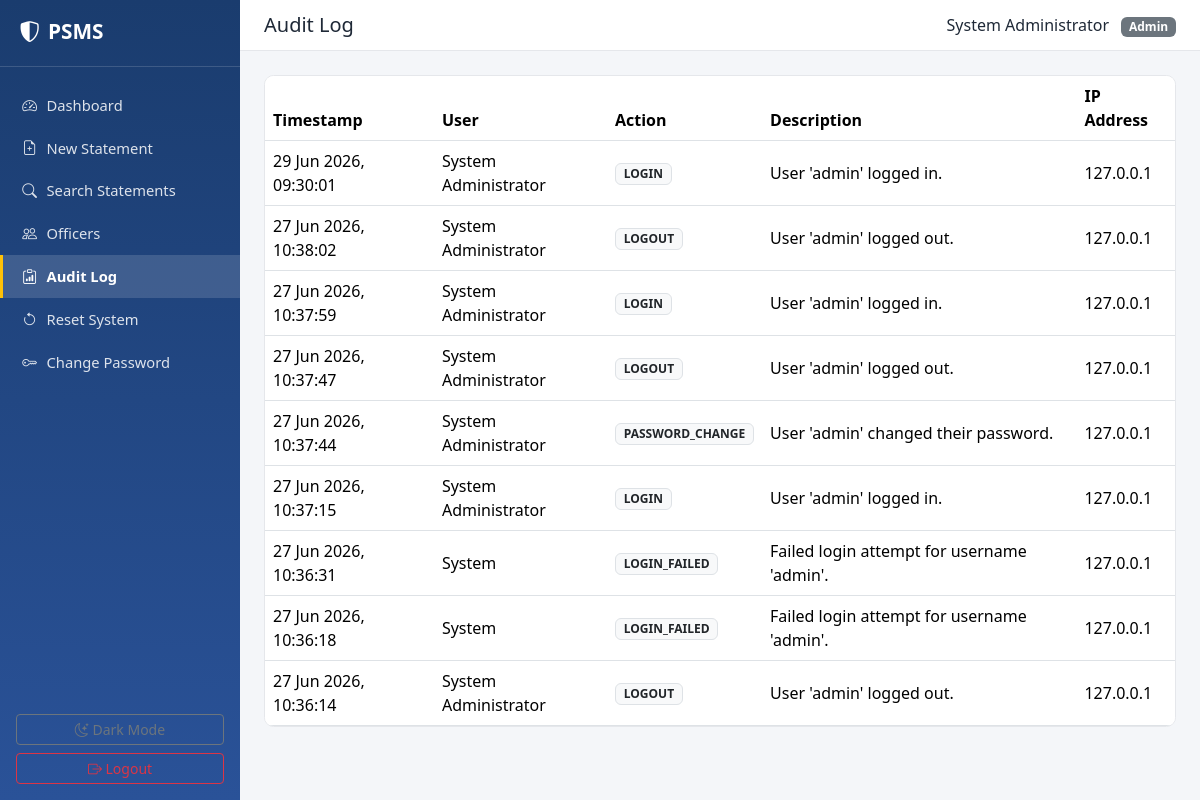
The app's page /audit-log (signed in) with its own data.
### models.py (models this page shows, shortened)
class User(UserMixin, db.Model):
    __tablename__ = "users"
    id = db.Column(db.Integer, primary_key=True)
    username = db.Column(db.String(64), unique=True, nullable=False, index=True)
    password_hash = db.Column(db.String(255), nullable=False)
    full_name = db.Column(db.String(120), nullable=False)
    rank = db.Column(db.String(64), nullable=True)
    officer_id = db.Column(db.String(32), unique=True, nullable=True)
    role = db.Column(db.String(20), nullable=False, default="officer")  # 'officer' or 'admin'
    is_active_account = db.Column(db.Boolean, default=True, nullable=False)
    created_at = db.Column(db.DateTime, default=datetime.utcnow)
    statements = db.relationship("Statement", backref="officer", lazy="dynamic")
    audit_logs = db.relationship("AuditLog", backref="user", lazy="dynamic")
    @property
    def is_active(self):
        return self.is_active_account
    def is_admin(self):
        return self.role == "admin"

class AuditLog(db.Model):
    __tablename__ = "audit_logs"
    id = db.Column(db.Integer, primary_key=True)
    user_id = db.Column(db.Integer, db.ForeignKey("users.id"), nullable=True)
    action = db.Column(db.String(64), nullable=False)  # e.g. CREATE_STATEMENT, LOGIN, DELETE_STATEMENT
    description = db.Column(db.String(255), nullable=True)
    ip_address = db.Column(db.String(64), nullable=True)
    timestamp = db.Column(db.DateTime, default=datetime.utcnow)

### routes/audit.py (the view)
@audit_bp.route("/audit-log")
@login_required
@admin_required
def audit_log():
    page = request.args.get("page", 1, type=int)
    pagination = (
        AuditLog.query.order_by(AuditLog.timestamp.desc()).paginate(page=page, per_page=25, error_out=False)
    )
    return render_template("audit_log.html", pagination=pagination, logs=pagination.items)

### app.py (called while the page is built)
@login_manager.user_loader
def load_user(user_id):
    return User.query.get(int(user_id))

### utils.py (called while the page is built)
def admin_required(view_func):
    @wraps(view_func)
    def wrapped(*args, **kwargs):
        if not current_user.is_authenticated or not current_user.is_admin():
            abort(403)
        return view_func(*args, **kwargs)
    return wrapped

### templates/audit_log.html (shortened to what this page needs)
{% extends "base.html" %}
{% block page_title %}Audit Log{% endblock %}
{% block content %}
<div class="panel">
    <div class="table-responsive">
        <table class="table table-hover align-middle mb-0">
            <thead>
                <tr>
                    <th>Timestamp</th>
                    <th>User</th>
                    <th>Action</th>
                    <th>Description</th>
                    <th>IP Address</th>
                </tr>
            </thead>
            <tbody>
                {% for log in logs %}
                <tr>
                    <td>{{ log.timestamp.strftime('%d %b %Y, %H:%M:%S') }}</td>
                    <td>{{ log.user.full_name if log.user else "System" }}</td>
                    <td><span class="badge text-bg-light text-dark border">{{ log.action }}</span></td>
                    <td>{{ log.description }}</td>
                    <td>{{ log.ip_address or "-" }}</td>
                </tr>
                {% else %}
                <tr><td colspan="5" class="text-center text-muted py-4">No audit records yet.</td></tr>
                {% endfor %}
            </tbody>
        </table>
    </div>
</div>
{% endblock %}

### templates/base.html (shortened to what this page needs)
<!DOCTYPE html>
<html lang="en" data-bs-theme="light">
<head>
<link href="https://cdn.jsdelivr.net/npm/bootstrap@5.3.3/dist/css/bootstrap.min.css" rel="stylesheet">
<link href="https://cdn.jsdelivr.net/npm/bootstrap-icons@1.11.3/font/bootstrap-icons.css" rel="stylesheet">
<link href="{{ url_for('static', filename='css/style.css') }}" rel="stylesheet">
</head>
<body class="{% if not current_user.is_authenticated %}guest-page{% endif %}">
{% if current_user.is_authenticated %}
<div class="app-shell">
    <nav class="sidebar" id="sidebar">
        <div class="sidebar-brand">
            <i class="bi bi-shield-shaded"></i>
            <span>PSMS</span>
        </div>
        <ul class="sidebar-nav">
            <li><a href="{{ url_for('dashboard.index') }}" class="{{ 'active' if request.endpoint=='dashboard.index' }}"><i class="bi bi-speedometer2"></i> Dashboard</a></li>
            <li><a href="{{ url_for('statements.add_statement') }}" class="{{ 'active' if request.endpoint=='statements.add_statement' }}"><i class="bi bi-file-earmark-plus"></i> New Statement</a></li>
            <li><a href="{{ url_for('search.search_statements') }}" class="{{ 'active' if request.endpoint and request.endpoint.startswith('search.') }}"><i class="bi bi-search"></i> Search Statements</a></li>
            {% if current_user.is_admin() %}
            <li><a href="{{ url_for('dashboard.officers') }}" class="{{ 'active' if request.endpoint=='dashboard.officers' }}"><i class="bi bi-people"></i> Officers</a></li>
            <li><a href="{{ url_for('audit.audit_log') }}" class="{{ 'active' if request.endpoint=='audit.audit_log' }}"><i class="bi bi-clipboard-data"></i> Audit Log</a></li>
            <li><a href="{{ url_for('dashboard.reset_system') }}" class="{{ 'active' if request.endpoint=='dashboard.reset_system' }}"><i class="bi bi-arrow-counterclockwise"></i> Reset System</a></li>
            {% endif %}
            <li><a href="{{ url_for('auth.change_password') }}" class="{{ 'active' if request.endpoint=='auth.change_password' }}"><i class="bi bi-key"></i> Change Password</a></li>
        </ul>
        <div class="sidebar-footer">
            <button id="darkModeToggle" class="btn btn-sm btn-outline-secondary w-100 mb-2">
                <i class="bi bi-moon-stars"></i> Dark Mode
            </button>
            <a href="{{ url_for('auth.logout') }}" class="btn btn-sm btn-outline-danger w-100"><i class="bi bi-box-arrow-right"></i> Logout</a>
        </div>
    </nav>
    <div class="main-content">
        <header class="topbar">
            <h5 class="mb-0">{% block page_title %}{% endblock %}</h5>
            <div class="topbar-user">
                <span class="me-2">{{ current_user.full_name }}</span>
                <span class="badge text-bg-secondary">{{ current_user.role|capitalize }}</span>
            </div>
        </header>
        <main class="content-area">
            {% block content %}{% endblock %}
        </main>
    </div>
</div>
{% else %}
    {% include "_flash_messages.html" %}
    {% block guest_content %}{% endblock %}
{% endif %}
</body>
</html>

### static/css/style.css (style rules this page uses)
:root { --psms-primary: #1a3c6e; --psms-primary-light: #2a5298; --bg-body: #f4f6f9; --bg-panel: #ffffff; --text-main: #1f2937; --border-color: #e5e7eb; }
body { background: var(--bg-body); color: var(--text-main); font-family: 'Segoe UI', Roboto, Arial, sans-serif; transition: background .2s ease, color .2s ease; }
.app-shell { display: flex; min-height: 100vh; }
.sidebar { width: 240px; background: linear-gradient(180deg, var(--psms-primary), var(--psms-primary-light)); color: #fff; display: flex; flex-direction: column; padding: 1rem 0; position: sticky; top: 0; height: 100vh; }
.sidebar-brand { display: flex; align-items: center; gap: .5rem; font-size: 1.3rem; font-weight: 700; padding: 0 1.2rem 1.2rem; border-bottom: 1px solid rgba(255,255,255,.15); margin-bottom: 1rem; }
.sidebar-nav { list-style: none; padding: 0; margin: 0; flex: 1; }
.sidebar-nav li a { display: flex; align-items: center; gap: .6rem; color: rgba(255,255,255,.85); text-decoration: none; padding: .65rem 1.2rem; font-size: .92rem; border-left: 3px solid transparent; transition: background .15s ease; }
.sidebar-nav li a.active { background: rgba(255,255,255,.14); border-left-color: #ffc107; color: #fff; font-weight: 600; }
.sidebar-footer { padding: 0 1rem; }
.main-content { flex: 1; display: flex; flex-direction: column; min-width: 0; }
.topbar { background: var(--bg-panel); border-bottom: 1px solid var(--border-color); padding: .8rem 1.5rem; display: flex; align-items: center; justify-content: space-between; position: sticky; top: 0; z-index: 10; }
.content-area { padding: 1.5rem; flex: 1; }
.panel { background: var(--bg-panel); border: 1px solid var(--border-color); border-radius: .6rem; overflow: hidden; }

### records on screen
User: full_name "System Administrator", role "Admin"
AuditLog: timestamp "29 Jun 2026, 09:30:01", user "System Administrator", action "LOGIN", description "User 'admin' logged in.", ip_address "127.0.0.1"
AuditLog: timestamp "27 Jun 2026, 10:38:02", user "System Administrator", action "LOGOUT", description "User 'admin' logged out.", ip_address "127.0.0.1"
AuditLog: timestamp "27 Jun 2026, 10:37:59", user "System Administrator", action "LOGIN", description "User 'admin' logged in.", ip_address "127.0.0.1"
AuditLog: timestamp "27 Jun 2026, 10:37:47", user "System Administrator", action "LOGOUT", description "User 'admin' logged out.", ip_address "127.0.0.1"
AuditLog: timestamp "27 Jun 2026, 10:37:44", user "System Administrator", action "PASSWORD_CHANGE", description "User 'admin' changed their password.", ip_address "127.0.0.1"
AuditLog: timestamp "27 Jun 2026, 10:37:15", user "System Administrator", action "LOGIN", description "User 'admin' logged in.", ip_address "127.0.0.1"
AuditLog: timestamp "27 Jun 2026, 10:36:31", user "System", action "LOGIN_FAILED", description "Failed login attempt for username 'admin'.", ip_address "127.0.0.1"
AuditLog: timestamp "27 Jun 2026, 10:36:18", user "System", action "LOGIN_FAILED", description "Failed login attempt for username 'admin'.", ip_address "127.0.0.1"
AuditLog: timestamp "27 Jun 2026, 10:36:14", user "System Administrator", action "LOGOUT", description "User 'admin' logged out.", ip_address "127.0.0.1"
